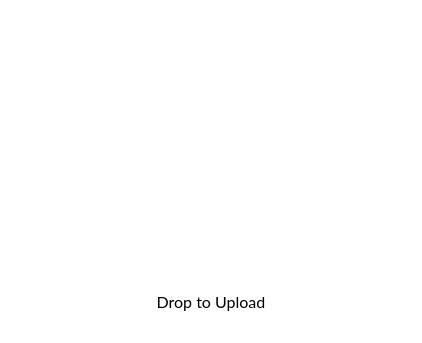
<?xml version="1.0" encoding="UTF-8"?>
<ui version="4.0">
 <class>TransferManagerDragBackDrop</class>
 <widget class="QWidget" name="TransferManagerDragBackDrop">
  <property name="geometry">
   <rect>
    <x>0</x>
    <y>0</y>
    <width>422</width>
    <height>343</height>
   </rect>
  </property>
  <property name="windowTitle">
   <string notr="true"/>
  </property>
  <property name="styleSheet">
   <string notr="true">background-color: rgba(255, 255, 255, 229);</string>
  </property>
  <layout class="QVBoxLayout" name="verticalLayout">
   <item>
    <spacer name="verticalSpacer">
     <property name="orientation">
      <enum>Qt::Vertical</enum>
     </property>
     <property name="sizeHint" stdset="0">
      <size>
       <width>20</width>
       <height>40</height>
      </size>
     </property>
    </spacer>
   </item>
   <item>
    <layout class="QHBoxLayout" name="horizontalLayout">
     <property name="spacing">
      <number>0</number>
     </property>
     <property name="bottomMargin">
      <number>5</number>
     </property>
     <item>
      <spacer name="horizontalSpacer_1">
       <property name="orientation">
        <enum>Qt::Horizontal</enum>
       </property>
       <property name="sizeHint" stdset="0">
        <size>
         <width>0</width>
         <height>0</height>
        </size>
       </property>
      </spacer>
     </item>
     <item>
      <widget class="QLabel" name="lUploadToMega">
       <property name="minimumSize">
        <size>
         <width>352</width>
         <height>234</height>
        </size>
       </property>
       <property name="maximumSize">
        <size>
         <width>352</width>
         <height>234</height>
        </size>
       </property>
       <property name="styleSheet">
        <string notr="true">border: none;</string>
       </property>
       <property name="text">
        <string/>
       </property>
       <property name="pixmap">
        <pixmap resource="../../../gui/Resources_macx.qrc">:/images/upload_to_mega.png</pixmap>
       </property>
      </widget>
     </item>
     <item>
      <spacer name="horizontalSpacer_2">
       <property name="orientation">
        <enum>Qt::Horizontal</enum>
       </property>
       <property name="sizeHint" stdset="0">
        <size>
         <width>0</width>
         <height>0</height>
        </size>
       </property>
      </spacer>
     </item>
    </layout>
   </item>
   <item>
    <widget class="QLabel" name="lUploadToMegaDesc_2">
     <property name="sizePolicy">
      <sizepolicy hsizetype="Minimum" vsizetype="Fixed">
       <horstretch>0</horstretch>
       <verstretch>0</verstretch>
      </sizepolicy>
     </property>
     <property name="minimumSize">
      <size>
       <width>400</width>
       <height>60</height>
      </size>
     </property>
     <property name="maximumSize">
      <size>
       <width>16777215</width>
       <height>60</height>
      </size>
     </property>
     <property name="font">
      <font>
       <family>Lato</family>
       <pointsize>12</pointsize>
       <weight>50</weight>
       <bold>false</bold>
      </font>
     </property>
     <property name="styleSheet">
      <string notr="true">#lUploadToMegaDesc
{
margin-top: 10px;
margin-left: 20px;
margin-right: 20px;
color: #666;
font-family: &quot;Lato&quot;;
font-size: 16px;
}
</string>
     </property>
     <property name="text">
      <string>Drop to Upload</string>
     </property>
     <property name="alignment">
      <set>Qt::AlignCenter</set>
     </property>
     <property name="wordWrap">
      <bool>true</bool>
     </property>
     <property name="openExternalLinks">
      <bool>true</bool>
     </property>
    </widget>
   </item>
   <item>
    <spacer name="verticalSpacer_3">
     <property name="orientation">
      <enum>Qt::Vertical</enum>
     </property>
     <property name="sizeHint" stdset="0">
      <size>
       <width>0</width>
       <height>0</height>
      </size>
     </property>
    </spacer>
   </item>
  </layout>
 </widget>
 <resources>
  <include location="../../../gui/Resources_macx.qrc"/>
 </resources>
 <connections/>
</ui>
